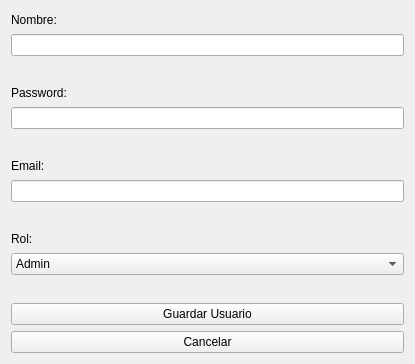
<?xml version="1.0" encoding="UTF-8"?>
<ui version="4.0">
 <class>CreateUserWindow</class>
 <widget class="QWidget" name="CreateUserWindow">
  <property name="geometry">
   <rect>
    <x>0</x>
    <y>0</y>
    <width>415</width>
    <height>364</height>
   </rect>
  </property>
  <property name="windowTitle">
   <string>Crear Usuario</string>
  </property>
  <layout class="QVBoxLayout" name="verticalLayout">
   <item>
    <widget class="QLabel" name="label">
     <property name="text">
      <string>Nombre:</string>
     </property>
    </widget>
   </item>
   <item>
    <widget class="QLineEdit" name="lineEdit_nombre"/>
   </item>
   <item>
    <widget class="QLabel" name="label_error_nombre"/>
   </item>
   <item>
    <widget class="QLabel" name="label_2">
     <property name="text">
      <string>Password:</string>
     </property>
    </widget>
   </item>
   <item>
    <widget class="QLineEdit" name="lineEdit_password"/>
   </item>
   <item>
    <widget class="QLabel" name="label_error_password"/>
   </item>
   <item>
    <widget class="QLabel" name="label_3">
     <property name="text">
      <string>Email:</string>
     </property>
    </widget>
   </item>
   <item>
    <widget class="QLineEdit" name="lineEdit_email"/>
   </item>
   <item>
    <widget class="QLabel" name="label_error_email"/>
   </item>
   <item>
    <widget class="QLabel" name="label_4">
     <property name="text">
      <string>Rol:</string>
     </property>
    </widget>
   </item>
   <item>
    <widget class="QComboBox" name="comboBox_rol">
     <item>
      <property name="text">
       <string>Admin</string>
      </property>
     </item>
     <item>
      <property name="text">
       <string>Moderador</string>
      </property>
     </item>
    </widget>
   </item>
   <item>
    <widget class="QLabel" name="label_error_rol"/>
   </item>
   <item>
    <widget class="QPushButton" name="pushButton_guardar">
     <property name="text">
      <string>Guardar Usuario</string>
     </property>
    </widget>
   </item>
   <item>
    <widget class="QPushButton" name="pushButton_cancelar">
     <property name="text">
      <string>Cancelar</string>
     </property>
    </widget>
   </item>
  </layout>
 </widget>
 <resources/>
 <connections/>
</ui>
